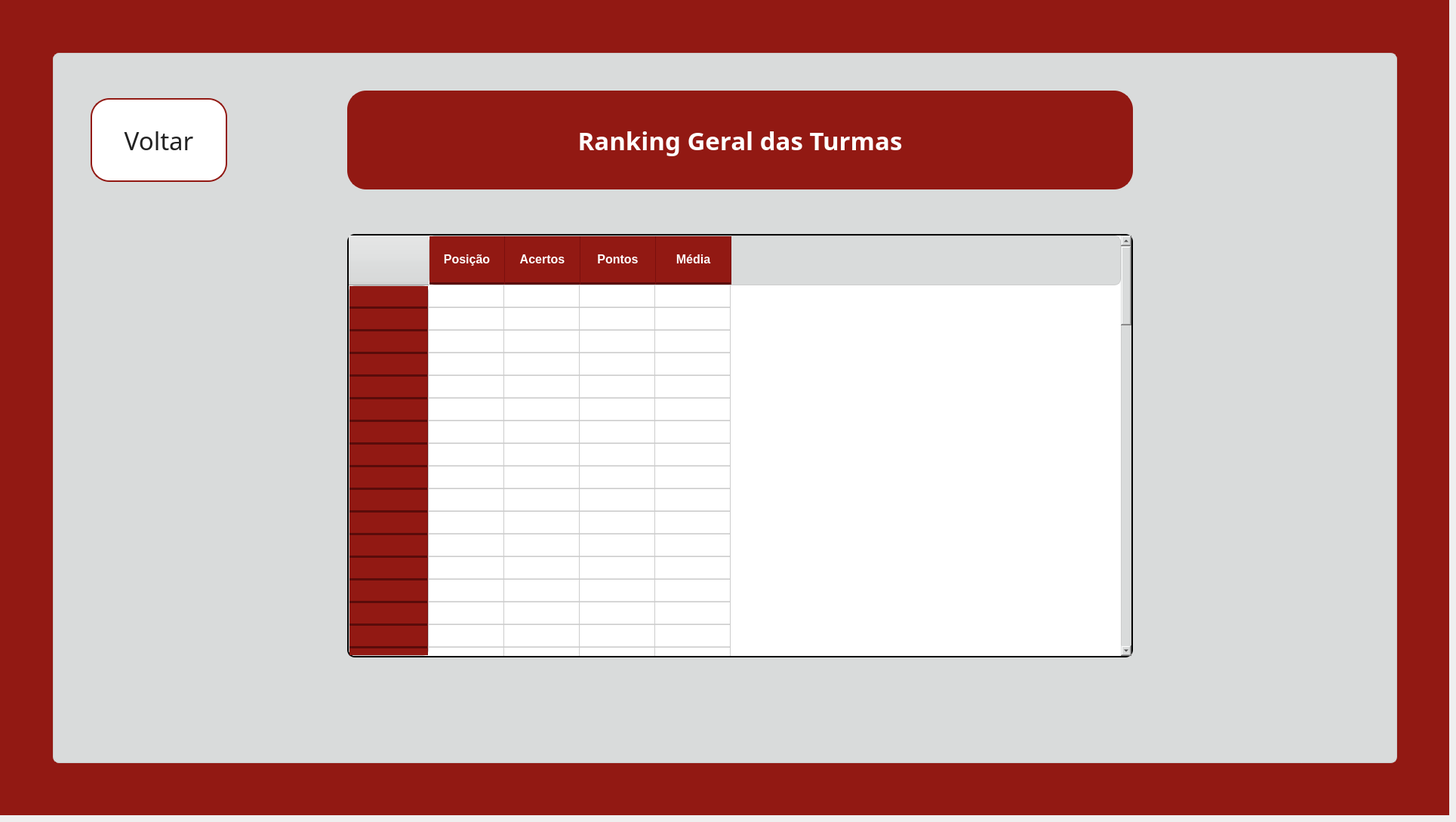
    <widget class="QWidget" name="pg_rankingturmas">
     <widget class="QWidget" name="fundo_rankingturmas" native="true">
      <property name="geometry">
       <rect>
        <x>0</x>
        <y>0</y>
        <width>1920</width>
        <height>1080</height>
       </rect>
      </property>
      <property name="styleSheet">
       <string notr="true">background-color: #921913;</string>
      </property>
      <widget class="QWidget" name="container_rankingturmas" native="true">
       <property name="geometry">
        <rect>
         <x>70</x>
         <y>70</y>
         <width>1781</width>
         <height>941</height>
        </rect>
       </property>
       <property name="styleSheet">
        <string notr="true">background-color: #d9dbdb;
border: 1px solid #cccccc;
border-radius: 8px;</string>
       </property>
       <widget class="QLabel" name="lbl_titulo_rankingturmas">
        <property name="geometry">
         <rect>
          <x>390</x>
          <y>50</y>
          <width>1041</width>
          <height>131</height>
         </rect>
        </property>
        <property name="font">
         <font>
          <family>Arbutus Slab</family>
          <pointsize>25</pointsize>
          <bold>true</bold>
         </font>
        </property>
        <property name="cursor">
         <cursorShape>ArrowCursor</cursorShape>
        </property>
        <property name="styleSheet">
         <string notr="true">background-color: #921913;
border: 2px solid #921913;
border-radius: 25px;
color: white;
padding: 0 18px</string>
        </property>
        <property name="text">
         <string>Ranking Geral das Turmas</string>
        </property>
        <property name="textFormat">
         <enum>Qt::TextFormat::AutoText</enum>
        </property>
        <property name="alignment">
         <set>Qt::AlignmentFlag::AlignCenter</set>
        </property>
        <property name="wordWrap">
         <bool>true</bool>
        </property>
       </widget>
       <widget class="QLabel" name="lbl_col1_rankingturmas">
        <property name="geometry">
         <rect>
          <x>10</x>
          <y>0</y>
          <width>471</width>
          <height>491</height>
         </rect>
        </property>
        <property name="styleSheet">
         <string notr="true">border: transparent;
background-color: transparent;</string>
        </property>
        <property name="text">
         <string/>
        </property>
        <property name="pixmap">
         <pixmap>../images/fundoetec.png</pixmap>
        </property>
        <property name="scaledContents">
         <bool>true</bool>
        </property>
       </widget>
       <widget class="QLabel" name="lbl_col2_rankingturmas">
        <property name="geometry">
         <rect>
          <x>10</x>
          <y>460</y>
          <width>471</width>
          <height>481</height>
         </rect>
        </property>
        <property name="styleSheet">
         <string notr="true">border: transparent;
background-color: transparent;</string>
        </property>
        <property name="text">
         <string/>
        </property>
        <property name="pixmap">
         <pixmap>../images/fundoetec.png</pixmap>
        </property>
        <property name="scaledContents">
         <bool>true</bool>
        </property>
       </widget>
       <widget class="QLabel" name="lbl_col3_rankingturmas">
        <property name="geometry">
         <rect>
          <x>470</x>
          <y>450</y>
          <width>491</width>
          <height>481</height>
         </rect>
        </property>
        <property name="styleSheet">
         <string notr="true">border: transparent;
background-color: transparent;</string>
        </property>
        <property name="text">
         <string/>
        </property>
        <property name="pixmap">
         <pixmap>../images/fundoetec.png</pixmap>
        </property>
        <property name="scaledContents">
         <bool>true</bool>
        </property>
       </widget>
       <widget class="QLabel" name="lbl_col4_rankingturmas">
        <property name="geometry">
         <rect>
          <x>500</x>
          <y>10</y>
          <width>471</width>
          <height>431</height>
         </rect>
        </property>
        <property name="styleSheet">
         <string notr="true">border: transparent;
background-color: transparent;</string>
        </property>
        <property name="text">
         <string/>
        </property>
        <property name="pixmap">
         <pixmap>../images/fundoetec.png</pixmap>
        </property>
        <property name="scaledContents">
         <bool>true</bool>
        </property>
       </widget>
       <widget class="QLabel" name="lbl_col5_rankingturmas">
        <property name="geometry">
         <rect>
          <x>970</x>
          <y>0</y>
          <width>411</width>
          <height>481</height>
         </rect>
        </property>
        <property name="styleSheet">
         <string notr="true">border: transparent;
background-color: transparent;</string>
        </property>
        <property name="text">
         <string/>
        </property>
        <property name="pixmap">
         <pixmap>../images/fundoetec.png</pixmap>
        </property>
        <property name="scaledContents">
         <bool>true</bool>
        </property>
       </widget>
       <widget class="QLabel" name="lbl_col6_rankingturmas">
        <property name="geometry">
         <rect>
          <x>1380</x>
          <y>10</y>
          <width>421</width>
          <height>481</height>
         </rect>
        </property>
        <property name="styleSheet">
         <string notr="true">border: transparent;
background-color: transparent;</string>
        </property>
        <property name="text">
         <string/>
        </property>
        <property name="pixmap">
         <pixmap>../images/fundoetec.png</pixmap>
        </property>
        <property name="scaledContents">
         <bool>true</bool>
        </property>
       </widget>
       <widget class="QLabel" name="lbl_col7_rankingturmas">
        <property name="geometry">
         <rect>
          <x>1780</x>
          <y>820</y>
          <width>471</width>
          <height>481</height>
         </rect>
        </property>
        <property name="styleSheet">
         <string notr="true">border: transparent;
background-color: transparent;</string>
        </property>
        <property name="text">
         <string/>
        </property>
        <property name="pixmap">
         <pixmap>../images/fundoetec.png</pixmap>
        </property>
        <property name="scaledContents">
         <bool>true</bool>
        </property>
       </widget>
       <widget class="QLabel" name="lbl_col8_rankingturmas">
        <property name="geometry">
         <rect>
          <x>950</x>
          <y>460</y>
          <width>451</width>
          <height>471</height>
         </rect>
        </property>
        <property name="styleSheet">
         <string notr="true">border: transparent;
background-color: transparent;</string>
        </property>
        <property name="text">
         <string/>
        </property>
        <property name="pixmap">
         <pixmap>../images/fundoetec.png</pixmap>
        </property>
        <property name="scaledContents">
         <bool>true</bool>
        </property>
       </widget>
       <widget class="QLabel" name="lbl_rodape_rankingturmas">
        <property name="geometry">
         <rect>
          <x>1350</x>
          <y>470</y>
          <width>441</width>
          <height>471</height>
         </rect>
        </property>
        <property name="styleSheet">
         <string notr="true">border: transparent;
background-color: transparent;</string>
        </property>
        <property name="text">
         <string/>
        </property>
        <property name="pixmap">
         <pixmap>../images/fundoetec.png</pixmap>
        </property>
        <property name="scaledContents">
         <bool>true</bool>
        </property>
       </widget>
       <widget class="QTableWidget" name="tabela_rankingturmas">
        <property name="geometry">
         <rect>
          <x>390</x>
          <y>240</y>
          <width>1041</width>
          <height>561</height>
         </rect>
        </property>
        <property name="font">
         <font>
          <family>Arbutus Slab</family>
          <pointsize>-1</pointsize>
         </font>
        </property>
        <property name="styleSheet">
         <string notr="true">QTableWidget {
    background-color: white;
    color: #222222;
    gridline-color: #cccccc;
    border: 2px solid black;
    border-radius: 10px;
    font-size: 16px;
    font-family: &quot;Arbutus Slab&quot;;
}
QTableWidget::item {
    padding: 10px 14px;
    border-bottom: 1px solid #e0e0e0;
    color: #222222;
}
QTableWidget::item:selected {
    background-color: #f2c4c3;
    color: #921913;
}
QTableWidget::item:alternate {
    background-color: #f7f7f7;
}
QHeaderView::section {
    background-color: #921913;
    color: white;
    border: none;
    border-right: 1px solid #7a100e;
    border-bottom: 3px solid #5a0c0a;
    padding: 14px 10px;
    font-size: 16px;
    font-weight: bold;
    font-family: &quot;Arbutus Slab&quot;;
}
QScrollBar:vertical {
    background: #f0f0f0;
    width: 14px;
    border-radius: 7px;
}
QScrollBar::handle:vertical {
    background: #921913;
    border-radius: 7px;
    min-height: 30px;
}</string>
        </property>
        <property name="selectionBehavior">
         <enum>QAbstractItemView::SelectionBehavior::SelectRows</enum>
        </property>
        <property name="columnCount">
         <number>4</number>
        </property>
        <row>
         <property name="text">
          <string>Nova linha</string>
         </property>
        </row>
        <row>
         <property name="text">
          <string>Nova linha</string>
         </property>
        </row>
        <row>
         <property name="text">
          <string>Nova linha</string>
         </property>
        </row>
        <row>
         <property name="text">
          <string>Nova linha</string>
         </property>
        </row>
        <row>
         <property name="text">
          <string>Nova linha</string>
         </property>
        </row>
        <row>
         <property name="text">
          <string>Nova linha</string>
         </property>
        </row>
        <row>
         <property name="text">
          <string>Nova linha</string>
         </property>
        </row>
        <row>
         <property name="text">
          <string>Nova linha</string>
         </property>
        </row>
        <row>
         <property name="text">
          <string>Nova linha</string>
         </property>
        </row>
        <row>
         <property name="text">
          <string>Nova linha</string>
         </property>
        </row>
        <row>
         <property name="text">
          <string>Nova linha</string>
         </property>
        </row>
        <row>
         <property name="text">
          <string>Nova linha</string>
         </property>
        </row>
        <row>
         <property name="text">
          <string>Nova linha</string>
         </property>
        </row>
        <row>
         <property name="text">
          <string>Nova linha</string>
         </property>
        </row>
        <row>
         <property name="text">
          <string>Nova linha</string>
         </property>
        </row>
        <row>
         <property name="text">
          <string>Nova linha</string>
         </property>
        </row>
        <row>
         <property name="text">
          <string>Nova linha</string>
         </property>
        </row>
        <row>
         <property name="text">
          <string>Nova linha</string>
         </property>
        </row>
        <row>
         <property name="text">
          <string>Nova linha</string>
         </property>
        </row>
        <row>
         <property name="text">
          <string>Nova linha</string>
         </property>
        </row>
        <row>
         <property name="text">
          <string>Nova linha</string>
         </property>
        </row>
        <row>
         <property name="text">
          <string>Nova linha</string>
         </property>
        </row>
        <row>
         <property name="text">
          <string>Nova linha</string>
         </property>
        </row>
        <row>
         <property name="text">
          <string>Nova linha</string>
         </property>
        </row>
        <row>
         <property name="text">
          <string>Nova linha</string>
         </property>
        </row>
        <row>
         <property name="text">
          <string>Nova linha</string>
         </property>
        </row>
        <row>
         <property name="text">
          <string>Nova linha</string>
         </property>
        </row>
        <row>
         <property name="text">
          <string>Nova linha</string>
         </property>
        </row>
        <row>
         <property name="text">
          <string>Nova linha</string>
         </property>
        </row>
        <row>
         <property name="text">
          <string>Nova linha</string>
         </property>
        </row>
        <row>
         <property name="text">
          <string>Nova linha</string>
         </property>
        </row>
        <row>
         <property name="text">
          <string>Nova linha</string>
         </property>
        </row>
        <row>
         <property name="text">
          <string>Nova linha</string>
         </property>
        </row>
        <row>
         <property name="text">
          <string>Nova linha</string>
         </property>
        </row>
        <row>
         <property name="text">
          <string>Nova linha</string>
         </property>
        </row>
        <row>
         <property name="text">
          <string>Nova linha</string>
         </property>
        </row>
        <row>
         <property name="text">
          <string>Nova linha</string>
         </property>
        </row>
        <row>
         <property name="text">
          <string>Nova linha</string>
         </property>
        </row>
        <row>
         <property name="text">
          <string>Nova linha</string>
         </property>
        </row>
        <row>
         <property name="text">
          <string>Nova linha</string>
         </property>
        </row>
        <row>
         <property name="text">
          <string>Nova linha</string>
         </property>
        </row>
        <row>
         <property name="text">
          <string>Nova linha</string>
         </property>
        </row>
        <row>
         <property name="text">
          <string>Nova linha</string>
         </property>
        </row>
        <row>
         <property name="text">
          <string>Nova linha</string>
         </property>
        </row>
        <row>
         <property name="text">
          <string>Nova linha</string>
         </property>
        </row>
        <row>
         <property name="text">
          <string>Nova linha</string>
         </property>
        </row>
        <row>
         <property name="text">
          <string>Nova linha</string>
         </property>
        </row>
        <row>
         <property name="text">
          <string>Nova linha</string>
         </property>
        </row>
        <row>
         <property name="text">
          <string>Nova linha</string>
         </property>
        </row>
        <row>
         <property name="text">
          <string>Nova linha</string>
         </property>
        </row>
        <row>
         <property name="text">
          <string>Nova linha</string>
         </property>
        </row>
        <row>
         <property name="text">
          <string>Nova linha</string>
         </property>
        </row>
        <row>
         <property name="text">
          <string>Nova linha</string>
         </property>
        </row>
        <row>
         <property name="text">
          <string>Nova linha</string>
         </property>
        </row>
        <row>
         <property name="text">
          <string>Nova linha</string>
         </property>
        </row>
        <row>
         <property name="text">
          <string>Nova linha</string>
         </property>
        </row>
        <row>
         <property name="text">
          <string>Nova linha</string>
         </property>
        </row>
        <row>
         <property name="text">
          <string>Nova linha</string>
         </property>
        </row>
        <row>
         <property name="text">
          <string>Nova linha</string>
         </property>
        </row>
        <row>
         <property name="text">
          <string>Nova linha</string>
         </property>
        </row>
        <row>
         <property name="text">
          <string>Nova linha</string>
         </property>
        </row>
        <row>
         <property name="text">
          <string>Nova linha</string>
         </property>
        </row>
        <row>
         <property name="text">
          <string>Nova linha</string>
         </property>
        </row>
        <row>
         <property name="text">
          <string>Nova linha</string>
         </property>
        </row>
        <row>
         <property name="text">
          <string>Nova linha</string>
         </property>
        </row>
        <row>
         <property name="text">
          <string>Nova linha</string>
         </property>
        </row>
        <row>
         <property name="text">
          <string>Nova linha</string>
         </property>
        </row>
        <row>
         <property name="text">
          <string>Nova linha</string>
         </property>
        </row>
        <row>
         <property name="text">
          <string>Nova linha</string>
         </property>
        </row>
        <row>
         <property name="text">
          <string>Nova linha</string>
         </property>
        </row>
        <row>
         <property name="text">
          <string>Nova linha</string>
         </property>
        </row>
        <row>
         <property name="text">
          <string>Nova linha</string>
         </property>
        </row>
        <row>
         <property name="text">
          <string>Nova linha</string>
         </property>
        </row>
        <row>
         <property name="text">
          <string>Nova linha</string>
         </property>
        </row>
        <row>
         <property name="text">
          <string>Nova linha</string>
         </property>
        </row>
        <row>
         <property name="text">
          <string>Nova linha</string>
         </property>
        </row>
        <row>
         <property name="text">
          <string>Nova linha</string>
         </property>
        </row>
        <row>
         <property name="text">
          <string>Nova linha</string>
         </property>
        </row>
        <row>
         <property name="text">
          <string>Nova linha</string>
         </property>
        </row>
        <row>
         <property name="text">
          <string>Nova linha</string>
         </property>
        </row>
        <column>
         <property name="text">
          <string>Posição</string>
         </property>
        </column>
        <column>
         <property name="text">
          <string>Acertos</string>
         </property>
         <property name="font">
          <font>
           <pointsize>9</pointsize>
          </font>
         </property>
        </column>
        <column>
         <property name="text">
          <string>Pontos</string>
         </property>
         <property name="font">
          <font>
           <pointsize>20</pointsize>
          </font>
         </property>
        </column>
        <column>
         <property name="text">
          <string>Média</string>
         </property>
        </column>
        <item row="0" column="0">
         <property name="text">
          <string/>
         </property>
         <property name="font">
          <font>
           <pointsize>14</pointsize>
          </font>
         </property>
        </item>
       </widget>
       <widget class="QPushButton" name="btn_voltarpararanking2_3">
        <property name="geometry">
         <rect>
          <x>50</x>
          <y>60</y>
          <width>181</width>
          <height>111</height>
         </rect>
        </property>
        <property name="font">
         <font>
          <family>Arbutus Slab</family>
          <pointsize>25</pointsize>
         </font>
        </property>
        <property name="styleSheet">
         <string notr="true">background-color: white;
border: 2px solid #921913;
border-radius: 25px;
color: #222222;
padding: 0 18px</string>
        </property>
        <property name="text">
         <string>Voltar</string>
        </property>
       </widget>
       <widget class="QLabel" name="lbl_logo_cps_rankingturmas">
        <property name="geometry">
         <rect>
          <x>1550</x>
          <y>940</y>
          <width>111</width>
          <height>71</height>
         </rect>
        </property>
        <property name="text">
         <string/>
        </property>
        <property name="pixmap">
         <pixmap>../images/logocps.png</pixmap>
        </property>
        <property name="scaledContents">
         <bool>true</bool>
        </property>
       </widget>
       <widget class="QLabel" name="lbl_logo_etec_rankingturmas">
        <property name="geometry">
         <rect>
          <x>1690</x>
          <y>950</y>
          <width>151</width>
          <height>91</height>
         </rect>
        </property>
        <property name="text">
         <string/>
        </property>
        <property name="pixmap">
         <pixmap>../images/logoetec.png</pixmap>
        </property>
        <property name="scaledContents">
         <bool>true</bool>
        </property>
       </widget>
       <zorder>lbl_logo_cps_rankingturmas</zorder>
       <zorder>lbl_logo_etec_rankingturmas</zorder>
       <zorder>lbl_col1_rankingturmas</zorder>
       <zorder>lbl_col2_rankingturmas</zorder>
       <zorder>lbl_rodape_rankingturmas</zorder>
       <zorder>lbl_col6_rankingturmas</zorder>
       <zorder>lbl_col5_rankingturmas</zorder>
       <zorder>lbl_col4_rankingturmas</zorder>
       <zorder>lbl_titulo_rankingturmas</zorder>
       <zorder>lbl_col3_rankingturmas</zorder>
       <zorder>lbl_col7_rankingturmas</zorder>
       <zorder>lbl_col8_rankingturmas</zorder>
       <zorder>tabela_rankingturmas</zorder>
       <zorder>btn_voltarpararanking2_3</zorder>
      </widget>
     </widget>
    </widget>
